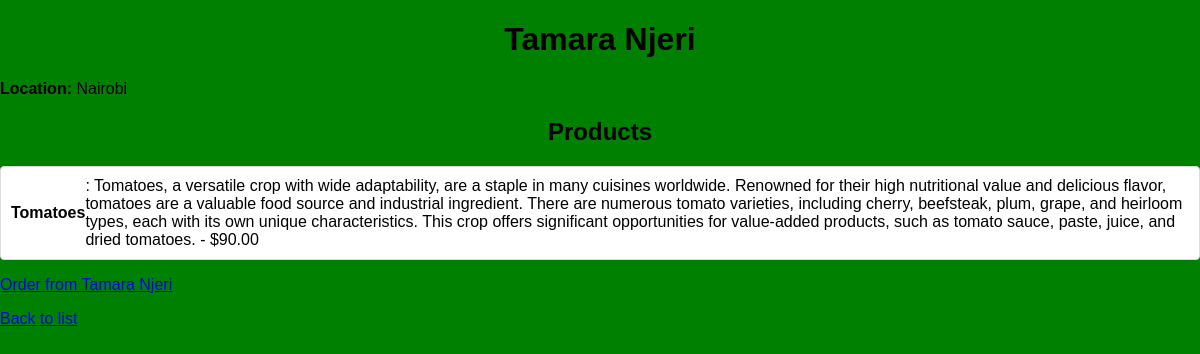
The page /farmer/2/ on the database its author committed.
### main_app/models.py (models this page shows, shortened)
class Farmer(models.Model):
    name = models.CharField(max_length=100)
    location = models.CharField(max_length=100)

class Product(models.Model):
    name = models.CharField(max_length=100)
    description = models.TextField()
    price = models.DecimalField(max_digits=10, decimal_places=2)
    farmer = models.ForeignKey(Farmer, on_delete=models.SET_NULL, null=True, blank=True)
    processor = models.ForeignKey(Processor, on_delete=models.SET_NULL, null=True, blank=True)
    distributor = models.ForeignKey(Distributor, on_delete=models.SET_NULL, null=True, blank=True)

### main_app/views.py (the view)
# urls.py: path('farmer/<int:pk>/', views.farmer_detail, name='farmer_detail'),
def farmer_detail(request, pk):
    farmer = get_object_or_404(Farmer, pk=pk)
    return render(request, 'main_app/farmer_detail.html', {'farmer': farmer})

### main_app/templates/main_app/farmer_detail.html (shortened to what this page needs)
<!DOCTYPE html>
<html lang="en">
<head>
    {% load static %}
    <link rel="stylesheet" href="{% static 'main_app/css/styles.css' %}">
</head>
<body>
    <h1>{{ farmer.name }}</h1>
    <p><strong>Location:</strong> {{ farmer.location }}</p>
    <h2>Products</h2>
    {% if farmer.product_set.all %}
        <ul>
            {% for product in farmer.product_set.all %}
                <li>
                    <strong>{{ product.name }}</strong>: {{ product.description }} - ${{ product.price }}
                </li>
            {% endfor %}
        </ul>
    {% else %}
        <p>No products available from this farmer at the moment.</p>
    {% endif %}
    <a href="{% url 'order_farmer' farmer.id %}">Order from {{ farmer.name }}</a>
    <p><a href="{% url 'index' %}">Back to list</a></p>
</body>
</html>

### main_app/static/main_app/css/styles.css (style rules this page uses)
body { font-family: Arial, sans-serif; margin: 0; padding: 0; background-color: green; color: black; }
h1, h2 { color: black; text-align: center; }
ul { list-style-type: none; padding: 0; }
li { margin: 5px 0; padding: 10px; background-color: #ffffff; border: 1px solid #ddd; border-radius: 4px; box-shadow: 0 0 5px rgba(0, 0, 0, 0.05); display: flex; align-items: center; }

### rows shown on the page
Farmer: name "Tamara Njeri", location "Nairobi"
Product: name "Tomatoes", description "Tomatoes, a versatile crop with wide adaptability, are a staple in many cuisines worldwide. Renowned for their high nutritional value and delicious flavor, tomatoes are a valuable food source and industrial ingredient. There are numerous tomato varieties, including cherry, beefsteak, plum, grape, and heirloom types, each with its own unique characteristics. This crop offers significant opportunities for value-added products, such as tomato sauce, paste, juice, and dried tomatoes.", price "90.00"
